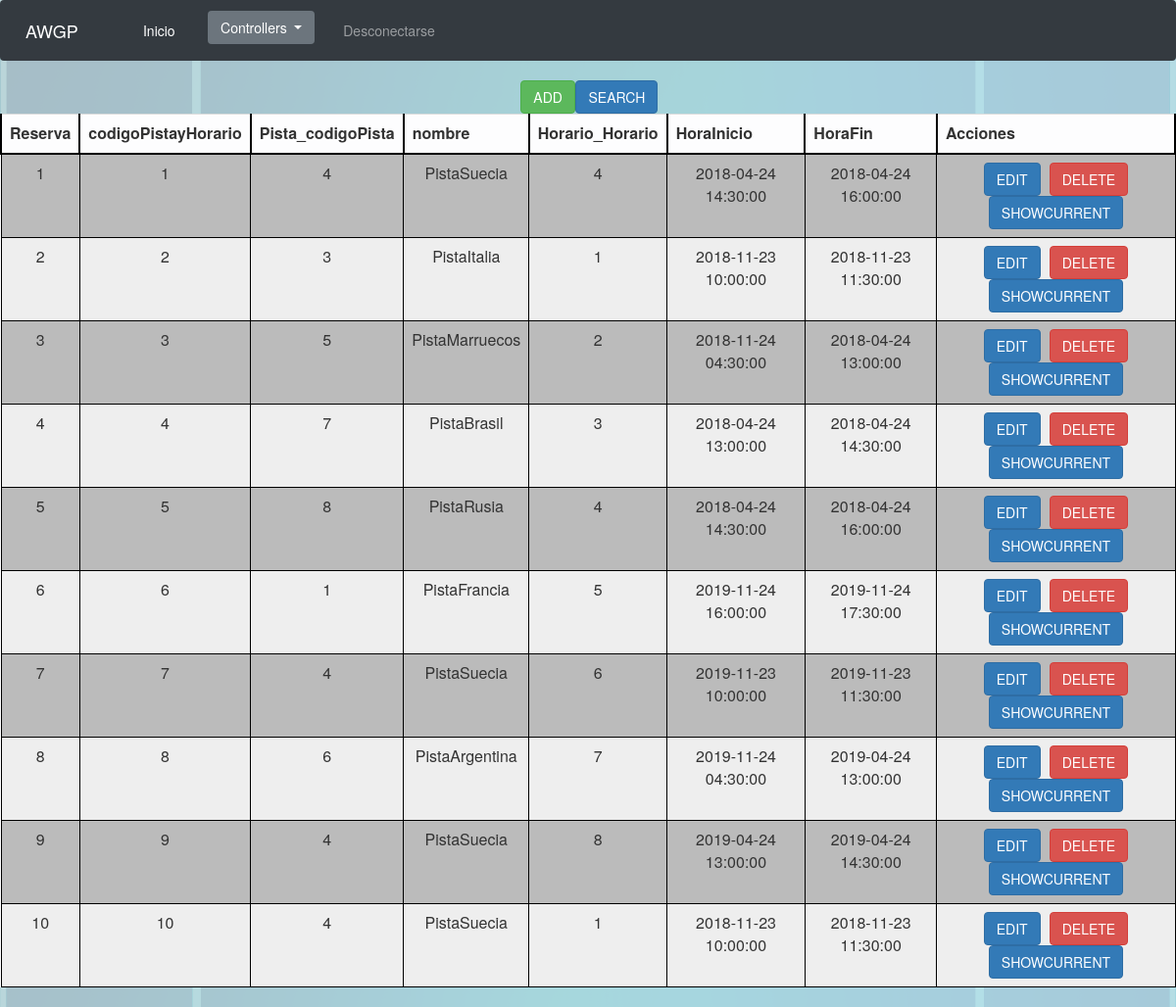
Page /Controllers/Controller_Reserva.php (signed in) on the committed database.
### tables this page shows
CREATE TABLE IF NOT EXISTS `Reserva` (
  `Reserva` INT NOT NULL AUTO_INCREMENT,
  `codigoPistayHorario` INT UNIQUE NOT NULL,
  `DNI_Deportista` VARCHAR(9) NOT NULL,
  PRIMARY KEY (`Reserva`),
  INDEX `fk_Reserva_Horario1_idx` (`codigoPistayHorario` ASC),
  INDEX `fk_Reserva_Deportista1_idx` (`DNI_Deportista` ASC),
  CONSTRAINT `fk_Reserva_codigoPistayHorario`
    FOREIGN KEY (`codigoPistayHorario`)
    REFERENCES `Pista_tiene_horario` (`codigoPistayHorario`)
    ON DELETE CASCADE
    ON UPDATE CASCADE,
  CONSTRAINT `fk_Reserva_Deportista1`
    FOREIGN KEY (`DNI_Deportista`)
    REFERENCES `Deportista` (`DNI`)
    ON DELETE CASCADE
    ON UPDATE CASCADE);

CREATE TABLE IF NOT EXISTS `Pista_tiene_horario` (
  `codigoPistayHorario` INT NOT NULL AUTO_INCREMENT,
  `Horario_Horario` INT NOT NULL,
  `Pista_codigoPista` INT NOT NULL,
  INDEX `fk_Pista_tiene_horario_Horario1_idx` (`Horario_Horario` ASC),
  INDEX `fk_Pista_tiene_horario_Pista1_idx` (`Pista_codigoPista` ASC),
  PRIMARY KEY (`codigoPistayHorario`),
  CONSTRAINT `fk_Pista_tiene_horario_Horario1`
    FOREIGN KEY (`Horario_Horario`)
    REFERENCES `Horario` (`Horario`)
    ON DELETE CASCADE
    ON UPDATE CASCADE,
  CONSTRAINT `fk_Pista_tiene_horario_Pista1`
    FOREIGN KEY (`Pista_codigoPista`)
    REFERENCES `Pista` (`codigoPista`)
    ON DELETE CASCADE
    ON UPDATE CASCADE,
  CONSTRAINT `pistayHorarioUnicos` 
    UNIQUE(`Horario_Horario`, `Pista_codigoPista`));

CREATE TABLE IF NOT EXISTS `Pista` (
  `codigoPista` INT NOT NULL AUTO_INCREMENT,
  `nombre` VARCHAR(45) NULL,
  PRIMARY KEY (`codigoPista`));

CREATE TABLE IF NOT EXISTS `Horario` (
  `Horario` INT NOT NULL AUTO_INCREMENT,
  `HoraInicio` DATETIME NULL,
  `HoraFin` DATETIME NULL,
  PRIMARY KEY (`Horario`));

### Views/Reserva/Reserva_SHOWALL.php (called while the page is built)
<?php
include '../Views/base/SHOWALL.php';
class Reserva_SHOWALL extends SHOWALL{
	function __construct($respuesta){
		$this->controlador = 'Controller_Reserva.php';
		$this->resultado = $respuesta;
		$this->toString();
	}
}
?>

### Modelos/Reserva.php (called while the page is built, shortened)
<?php
class Reserva{
	var $mysqli;
	function __construct($Reserva, $codigoPistayHorario, $DNI_Deportista){
		include_once '../Functions/ConectarBD.php';
		$this->mysqli = ConectarBD();
	}
	function SHOWALL(){
		$sql = "SELECT 	reserva.Reserva, pista_tiene_horario.codigoPistayHorario, pista_tiene_horario.Pista_codigoPista, pista.nombre, pista_tiene_horario.Horario_Horario, horario.HoraInicio,
							horario.HoraFin
						FROM reserva, pista_tiene_horario, horario, pista
						WHERE reserva.codigoPistayHorario = pista_tiene_horario.codigoPistayHorario
							AND pista_tiene_horario.Pista_codigoPista = pista.codigoPista
							AND pista_tiene_horario.Horario_Horario = horario.Horario;";
		$resultado = $this->mysqli->query($sql);
		if(!$resultado){
			return 'No se ha podido conectar con la BD';
		}else{
			return $resultado;
		}
	}
}
?>

### Functions/ConectarBD.php (called while the page is built, shortened)
<?php
function ConectarBD()
	{
	    $mysqli = new mysqli("localhost", "AWGPusr", "AWGPass", "awgp");
		return $mysqli;
	}
?>

### Views/base/SHOWALL.php (the view, shortened to what this page needs)
<?php
class SHOWALL{
	var $showEdit = true;
	var $showDelete = true;
	var $showShowcurrent = true;
	var $showAdd = true;
	var $showSearch = true;
	var $showAcciones = true;
	var $controlador;
	var $acciones = 'Acciones';
	var $resultado;
	function colorDe($num){
		if($num % 2 == 0){
			return "BBBBBB";
		}else{
			return "EEEEEE";
		}
	}
	function toString(){
		include '../Views/base/header.php';
		echo '<table align="center">';
			echo "<form id='AnadirBuscar' method='GET' action='"; echo $this->controlador; echo "'>";
			echo '<tr class="filaInvisible">';
				if($this->showAdd){
					echo '<td class="celdaInvisible">';
					echo "<input class='btn btn-success' type='submit' name='submit' value='ADD'/>";
					echo '</td>';
				}
				if($this->showSearch){
					echo '<td class="celdaInvisible">';
					echo "<input class='btn btn-primary' type='submit' name='submit' value='SEARCH'/>";
					echo '</td>';
				}
			echo '</tr>';
			echo '</form>';
		echo '</table>';
		echo '<table class="table table-light">';
			echo '<tr class="fila">';
				while($tituloColumna = $this->resultado->fetch_field()){
					echo '<th class="tituloColumna">';
						echo $tituloColumna->name;
					echo '</th>';
				}
				if($this->showAcciones){
					echo '<th class="tituloColumna">';
					echo $this->acciones;
					echo '</th>';
				}
			echo '</tr>';
			$num = 0;
			$numFila = 0;
			while($fila = $this->resultado->fetch_row()){
				echo "<form id='formularioOpcion"; echo $num; echo "' method='GET' action='"; echo $this->controlador; echo "'>";
				echo '<tr class="fila" bgcolor="' . $this->colorDe($numFila) . '">';
				for($i = 0; $i < sizeof($fila); $i++){
					echo '<td class="celda">';
					echo $fila[$i];
					echo '</td>';
				}
				if($this->showAcciones){
					echo '<td class="celda">';
						if($this->showEdit){
							echo "<input class='btn btn-primary' type='submit' name='submit' value='EDIT'/>";
						}
						if($this->showDelete){
							echo "<input class='btn btn-danger' type='submit' name='submit' value='DELETE'/>";
						}
						if($this->showShowcurrent){
							echo "<input class='btn btn-primary' type='submit' name='submit' value='SHOWCURRENT'/>";
						}
					echo '</td>';
				}
				echo '</tr>';
				$numFila++;
				echo '</form>';
				$num++;
			}
		echo '</table>';
		include '../Views/base/footer.php';
	}
}
?>

### Controllers/Controller_Reserva.php (shortened to what this page needs)
<?php
	include '../Modelos/Reserva.php';
	include '../Views/Reserva/Reserva_SHOWALL.php';
switch ($_REQUEST['submit']){
	case 'SHOWALL':
		$reserva = new Reserva('','','');
		$respuesta = $reserva->SHOWALL();
		new Reserva_SHOWALL($respuesta, '');
		break;
}
?>

### Views/base/header.php (shortened to what this page needs)
	<link href="/css/style.css" type="text/css" rel="stylesheet"  media="(min-width:380px)">
	<link rel="stylesheet" href="https://stackpath.bootstrapcdn.com/bootstrap/4.1.3/css/bootstrap.min.css">
	<link rel="stylesheet" type="text/css" href="//netdna.bootstrapcdn.com/bootstrap/3.1.1/css/bootstrap.min.css">
	<html>
		<header>
			<nav class="navbar navbar-expand-lg navbar-dark bg-dark">
				<a class="navbar-brand" href="#">AWGP</a>
				<div class="collapse navbar-collapse" id="navbarColor01">
				  <ul class="navbar-nav mr-auto">
					<li class="nav-item active">
					  <a class="nav-link" href="../index.php">Inicio<span class="sr-only">(current)</span></a>
					</li>
	<?php
	if(isset($_SESSION['rolAdmin']) && $_SESSION['rolAdmin']){
		?>
			<li class="nav-item">
				<div class="dropdown nav-link">
				  <button class="btn btn-secondary dropdown-toggle" type="button" id="dropdownMenuButtonController" data-toggle="dropdown" aria-haspopup="true" aria-expanded="false" style="vertical-align: middle">
					Controllers
				  </button>
				</div>
			</li>
			<li class="nav-item">
			  <a class="nav-link" href="../Functions/Desconectar.php">Desconectarse</a>
			</li>
		<?php
	}else if(isset($_SESSION['DNI'])){
		?>
			<li class="nav-item">
			  <a class="nav-link text-nowrap" href="../Controllers/Controller_Deportista.php?submit=PERFIL">Mi perfil</a>
			</li>
			<li class="nav-item">
				<div class="dropdown nav-link">
				  <button class="btn btn-secondary dropdown-toggle" type="button" id="dropdownMenuButtonRes" data-toggle="dropdown" aria-haspopup="true" aria-expanded="false" style="vertical-align: middle">
					Reservas
				  </button>
				  <div class="dropdown-menu" aria-labelledby="dropdownMenuButtonRes">
					  <a class="dropdown-item" href="../Controllers/Controller_Reserva.php">Reservar pista</a>
					  <a class="dropdown-item" href="../Controllers/Controller_Reserva.php?submit=VERRESERVAS">Mis reservas</a>
				  </div>
				</div>
			</li>
			<li class="nav-item">
				<div class="dropdown nav-link">
				  <button class="btn btn-secondary dropdown-toggle" type="button" id="dropdownMenuButtonClase" data-toggle="dropdown" aria-haspopup="true" aria-expanded="false" style="vertical-align: middle">
					Clases
				  </button>
				  <div class="dropdown-menu" aria-labelledby="dropdownMenuButtonClase">
					<?php
					if(isset($_SESSION['rolEntrenador']) && $_SESSION['rolEntrenador']){
						?>
						  <a class="dropdown-item" href="../Controllers/Controller_Clase.php">Agenda de clases</a>
						<?php
					}
					?>
				  	<a class="dropdown-item" href="../Controllers/Controller_Clase.php?submit=APUNTARSE">Apuntarse a clases</a>
					<a class="dropdown-item" href="../Controllers/Controller_Clase.php?submit=MISCLASES">Ver clases</a>
				  </div>
				</div>
			</li>
			<li class="nav-item">
			  <a class="nav-link text-nowrap" href="../Controllers/Controller_Pareja.php?submit=SHOWALLFORUSER">Mis parejas</a>
			</li>
			<li class="nav-item">
				<div class="dropdown nav-link">
				  <button class="btn btn-secondary dropdown-toggle" type="button" id="dropdownMenuButtonCamp" data-toggle="dropdown" aria-haspopup="true" aria-expanded="false" style="vertical-align: middle">
					Campeonatos
				  </button>
				  <div class="dropdown-menu" aria-labelledby="dropdownMenuButtonCamp">
					  <a class="dropdown-item" href="../Controllers/Controller_Campeonato.php?submit=ESCOGERPAREJA">Inscribirse a un campeonato</a>
					  <a class="dropdown-item" href="../Controllers/Controller_Campeonato.php?submit=SHOWALLFORUSER">Ver Campeonatos</a>
				  </div>
				</div>
			</li>
			<li class="nav-item">
			  <a class="nav-link text-nowrap" href="../Functions/Desconectar.php">Desconectarse</a>
			</li>
		<?php
	}else{
	}
?>
		  </ul>
		</div>
	</nav>
</header>
<body>

### Views/base/footer.php (shortened to what this page needs)
	</body>
</html>

### css/style.css (style rules this page uses)
.btn { margin-left: 2%; margin-right: 2%; }
.nav-item { margin-left: 8%; }
html { font: Arial; }
body { background-image: url(../img/padel.png); background-size: contain; }
th { text-align: center; }
.tituloColumna { border-top: 2px solid black; border-right: 2px solid black; border-left: 2px solid black; border-bottom: 2px solid black; }
.celda { text-align: center; border: 1px solid black; padding-top: 3; padding-bottom: 3; padding-left: 10; padding-right: 10; }

### rows in the picture
reserva: Reserva "1", codigoPistayHorario.codigoPistayHorario "1", codigoPistayHorario.Pista_codigoPista "4", pista.nombre "PistaSuecia", codigoPistayHorario.Horario_Horario "4", horario.HoraInicio "2018-04-24 14:30:00", horario.HoraFin "2018-04-24 16:00:00"
reserva: Reserva "2", codigoPistayHorario.codigoPistayHorario "2", codigoPistayHorario.Pista_codigoPista "3", pista.nombre "PistaItalia", codigoPistayHorario.Horario_Horario "1", horario.HoraInicio "2018-11-23 10:00:00", horario.HoraFin "2018-11-23 11:30:00"
reserva: Reserva "3", codigoPistayHorario.codigoPistayHorario "3", codigoPistayHorario.Pista_codigoPista "5", pista.nombre "PistaMarruecos", codigoPistayHorario.Horario_Horario "2", horario.HoraInicio "2018-11-24 04:30:00", horario.HoraFin "2018-04-24 13:00:00"
reserva: Reserva "4", codigoPistayHorario.codigoPistayHorario "4", codigoPistayHorario.Pista_codigoPista "7", pista.nombre "PistaBrasil", codigoPistayHorario.Horario_Horario "3", horario.HoraInicio "2018-04-24 13:00:00", horario.HoraFin "2018-04-24 14:30:00"
reserva: Reserva "5", codigoPistayHorario.codigoPistayHorario "5", codigoPistayHorario.Pista_codigoPista "8", pista.nombre "PistaRusia", codigoPistayHorario.Horario_Horario "4", horario.HoraInicio "2018-04-24 14:30:00", horario.HoraFin "2018-04-24 16:00:00"
reserva: Reserva "6", codigoPistayHorario.codigoPistayHorario "6", codigoPistayHorario.Pista_codigoPista "1", pista.nombre "PistaFrancia", codigoPistayHorario.Horario_Horario "5", horario.HoraInicio "2019-11-24 16:00:00", horario.HoraFin "2019-11-24 17:30:00"
reserva: Reserva "7", codigoPistayHorario.codigoPistayHorario "7", codigoPistayHorario.Pista_codigoPista "4", pista.nombre "PistaSuecia", codigoPistayHorario.Horario_Horario "6", horario.HoraInicio "2019-11-23 10:00:00", horario.HoraFin "2019-11-23 11:30:00"
reserva: Reserva "8", codigoPistayHorario.codigoPistayHorario "8", codigoPistayHorario.Pista_codigoPista "6", pista.nombre "PistaArgentina", codigoPistayHorario.Horario_Horario "7", horario.HoraInicio "2019-11-24 04:30:00", horario.HoraFin "2019-04-24 13:00:00"
reserva: Reserva "9", codigoPistayHorario.codigoPistayHorario "9", codigoPistayHorario.Pista_codigoPista "4", pista.nombre "PistaSuecia", codigoPistayHorario.Horario_Horario "8", horario.HoraInicio "2019-04-24 13:00:00", horario.HoraFin "2019-04-24 14:30:00"
reserva: Reserva "10", codigoPistayHorario.codigoPistayHorario "10", codigoPistayHorario.Pista_codigoPista "4", pista.nombre "PistaSuecia", codigoPistayHorario.Horario_Horario "1", horario.HoraInicio "2018-11-23 10:00:00", horario.HoraFin "2018-11-23 11:30:00"

### other values in the picture
$tituloColumna->name "Reserva"
$tituloColumna->name "codigoPistayHorario"
$tituloColumna->name "Pista_codigoPista"
$tituloColumna->name "nombre"
$tituloColumna->name "Horario_Horario"
$tituloColumna->name "HoraInicio"
$tituloColumna->name "HoraFin"
$this->acciones "Acciones"
